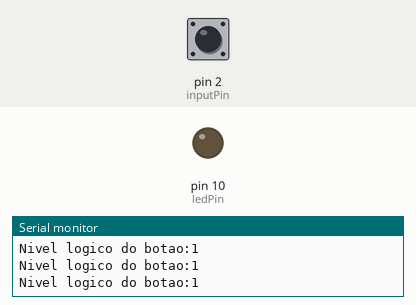
This sketch was run on a simulated Arduino Uno, built with avr-gcc and run on an emulated ATmega328P. Shown: output pins drawn as LEDs (lit = HIGH), the last lines printed to the serial monitor. Dashed ring = blinking. The test bench sets the inputs (shaded band); at power-on: pin 2 (inputPin) HIGH.

Above: at 1.2 s.
1.3 s: pin 2 (inputPin) pulled LOW for 1 s
At 2.4 s:
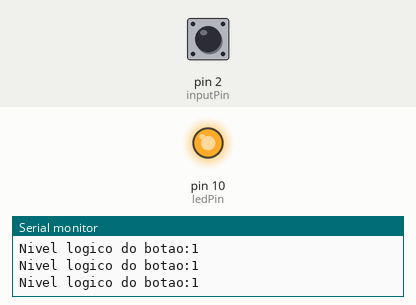
3.8 s: pin 2 (inputPin) pulled LOW for 0.15 s
At 4.6 s:
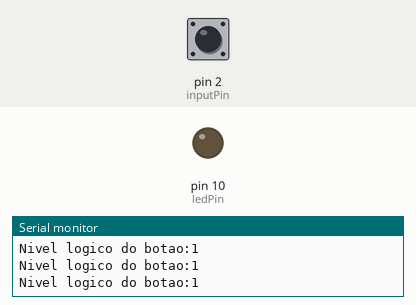
6.9 s: pin 2 (inputPin) pulsed LOW 2 times (0.12 s each, 0.3 s apart)
At 7.05 s:
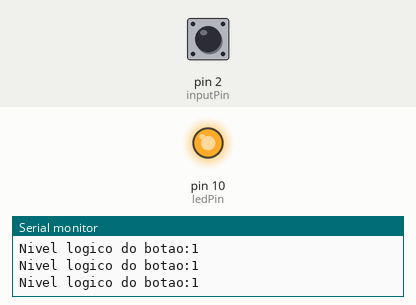
10.5 s: pin 2 (inputPin) pulsed LOW 5 times (0.12 s each, 0.3 s apart)
At 10.66 s:
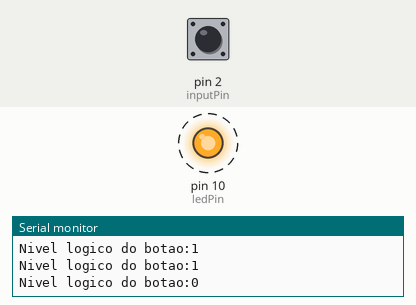
Timing chart, 0 to 13.5 s (numbered marks = the images above; inputs shaded):
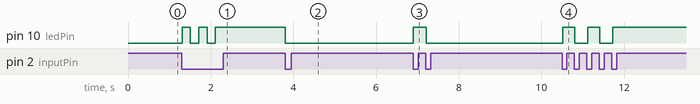

The sketch:

debounce_delay.ino
```cpp
int inputPin = 2;
int ledPin =10;
int ledValue = LOW;
const int DELAY_DEBOUNCE = 200;

void setup() {
  // put your setup code here, to run once:
  pinMode(inputPin,INPUT);
  pinMode(ledPin,OUTPUT);
  digitalWrite(inputPin,HIGH);
  Serial.begin(9600);

}

void loop() {
  // put your main code here, to run repeatedly:
  Serial.print("Nivel logico do botao:"); // imprime na serial uma frase
  Serial.println(digitalRead(inputPin)); // imprime o status do botão + nova linha
  if (digitalRead(inputPin)==LOW){
    ledValue = !ledValue;
    digitalWrite(ledPin,ledValue);
    delay(DELAY_DEBOUNCE);
  }

}
```

Measured:
- after the input at 1.3 s, pin 10 (ledPin): alternates HIGH for 0.20 s and LOW for 0.20 s, 5 changes in all, then stays HIGH, starting at once
- after the input at 3.8 s, pin 10 (ledPin): HIGH → LOW at once
- after the input at 6.9 s, pin 10 (ledPin): LOW → HIGH at once, → LOW 0.31 s later
- after the input at 10.5 s, pin 10 (ledPin): alternates HIGH for 0.29 s and LOW for 0.31 s, 5 changes in all, then stays HIGH, starting at once
